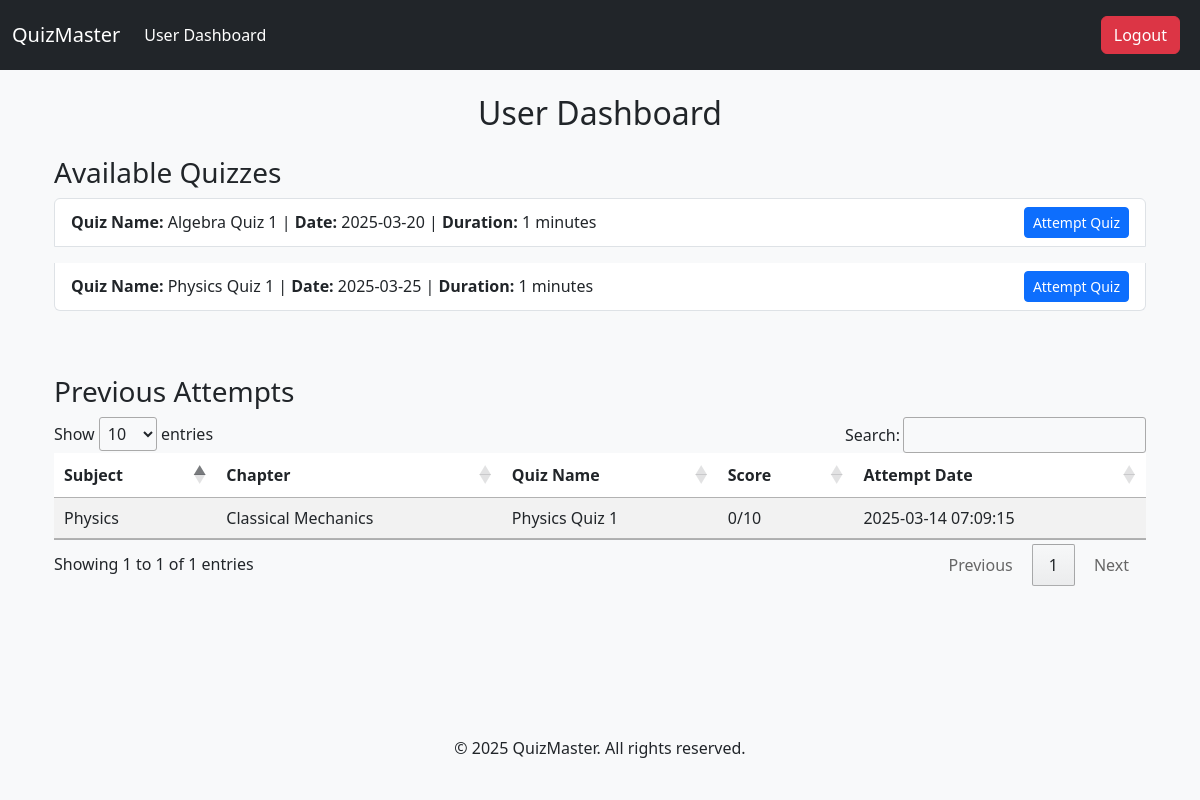
Screenshot of /user-dashboard (signed in) with the database file from the repository.
### tables this page shows
CREATE TABLE quizzes (
    id INTEGER PRIMARY KEY AUTOINCREMENT,
    quiz_name TEXT NOT NULL,
    chapter_id INTEGER NOT NULL,
    date_of_quiz DATE NOT NULL,
    time_duration INTEGER NOT NULL,  -- Change to INTEGER to store total minutes
    remarks TEXT,
    FOREIGN KEY (chapter_id) REFERENCES chapters (id) ON DELETE CASCADE
);

CREATE TABLE scores (
            id INTEGER PRIMARY KEY AUTOINCREMENT,
            quiz_id INTEGER,
            user_id INTEGER,
            time_stamp_of_attempt DATETIME,
            total_scored INTEGER,
            total_questions INTEGER,
            additional_fields TEXT,
            FOREIGN KEY (quiz_id) REFERENCES quizzes (id),
            FOREIGN KEY (user_id) REFERENCES users (id)
        );

CREATE TABLE subjects (
            id INTEGER PRIMARY KEY AUTOINCREMENT,
            name TEXT NOT NULL,
            description TEXT,
            additional_fields TEXT
        );

CREATE TABLE chapters (
            id INTEGER PRIMARY KEY AUTOINCREMENT,
            subject_id INTEGER,
            name TEXT NOT NULL,
            description TEXT,
            additional_fields TEXT,
            FOREIGN KEY (subject_id) REFERENCES subjects (id)
        );

### app.py (the view)
@app.route('/user-dashboard')
@login_required
def user_dashboard():
    if current_user.role == 'user':
        conn = sqlite3.connect('database.db')
        cursor = conn.cursor()
        cursor.execute("SELECT * FROM quizzes")
        quizzes = cursor.fetchall()
        cursor.execute("""
            SELECT
                s.quiz_id,
                s.total_scored,
                s.time_stamp_of_attempt,
                c.name,
                sub.name,
                q.quiz_name,
                s.total_questions
            FROM
                scores s
            JOIN
                quizzes q ON s.quiz_id = q.id
            JOIN
                chapters c ON q.chapter_id = c.id
            JOIN
                subjects sub ON c.subject_id = sub.id
            WHERE
                s.user_id = (SELECT id FROM users WHERE username = ?)
        """, (current_user.username,))
        previous_attempts = cursor.fetchall()
        conn.close()
        return render_template('user_dashboard.html', quizzes=quizzes, previous_attempts=previous_attempts)
    return redirect(url_for('home'))

### app.py (called while the page is built)
@login_manager.user_loader
def load_user(user_id):
    conn = sqlite3.connect('database.db')
    cursor = conn.cursor()
    cursor.execute("SELECT id, username, role FROM users WHERE id=?", (user_id,))
    user = cursor.fetchone()
    conn.close()
    if user:
        return User(user[0], user[1], user[2])
    return None

### templates/user_dashboard.html (shortened to what this page needs)
{% extends "base.html" %}
{% block content %}
<div class="container">
    <h2 class="text-center">User Dashboard</h2>
    <h3 class="mt-4">Available Quizzes</h3>
    <ul class="list-group">
        {% for quiz in quizzes %}
        <li class="list-group-item d-flex justify-content-between align-items-center mb-3">
            <div>
                <strong>Quiz Name:</strong> {{ quiz[1] }} | <strong>Date:</strong> {{ quiz[3] }} | <strong>Duration:</strong> {{ quiz[4] }} minutes
            </div>
            <a href="{{ url_for('attempt_quiz', quiz_id=quiz[0]) }}" class="btn btn-primary btn-sm">Attempt Quiz</a>
        </li>
        {% endfor %}
    </ul>
    <h3 class="mt-5">Previous Attempts</h3>
        <table id="attemptsTable" class="table table-striped">
            <thead>
                <tr>
                    <th>Subject</th>
                    <th>Chapter</th>
                    <th>Quiz Name</th>
                    <th>Score</th>
                    <th>Attempt Date</th>
                </tr>
            </thead>
            <tbody>
                {% for attempt in previous_attempts %}
                    <tr>
                        <td>{{ attempt[4] }}</td>
                        <td>{{ attempt[3] }}</td>
                        <td>{{ attempt[5] }}</td>
                        <td>{{ attempt[1] }}/{{ attempt[6] }}</td>
                        <td>{{ attempt[2] }}</td>
                    </tr>
                {% endfor %}
            </tbody>
        </table>
</div>
{% endblock %}

### templates/base.html (style rules this page uses)
html, body { height: 100%; }
body { display: flex; flex-direction: column; }

### rows the page displays
quizzes: quiz_name "Algebra Quiz 1", date_of_quiz "2025-03-20", time_duration "1"
quizzes: quiz_name "Physics Quiz 1", date_of_quiz "2025-03-25", time_duration "1"
scores: name "Physics", name "Classical Mechanics", quiz_name "Physics Quiz 1", total_scored "0", total_questions "10", time_stamp_of_attempt "2025-03-14 07:09:15"
